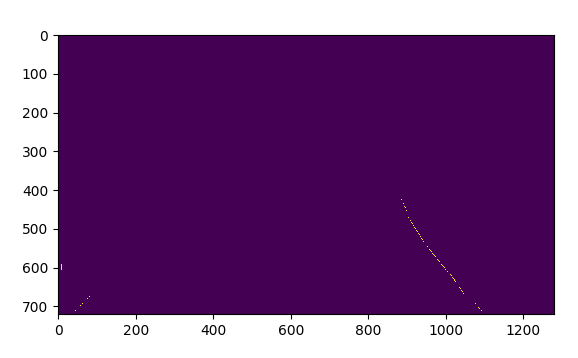
#> input picture data/line.png, 578 x 358 px, found by its file name
$ python lane_offset.py   (older library calls are emulated)
#> lines starting #> are read from the running program, lines starting #| are printed output that depends on the picture
#> further down, img is the input picture: shape (358, 578, 3); mean B, G, R 137.6, 82.5, 127.1
### DrivingZoneDetection/CalculateOffset/calibration.py
# -*- coding: utf-8 -*-

import numpy as np
import cv2
import matplotlib.image as mpimg
import glob
import matplotlib.pyplot as plt
from DrivingZoneDetection.config import Conf


def calib():
    """
    To get an undistorted image, we need camera matrix & distortion coefficient
    Calculate them with 9*6 20 chessboard images
    """
    conf = Conf()
    # Read in and make a list of calibration images
    images = glob.glob(conf.get_attribute('offset', 'calib_img_path'))

    # Array to store object points and image points from all the images

    objpoints = []  # 3D points in real world space
    imgpoints = []  # 2D points in image plane

    # Prepare object points
    objp = np.zeros((6 * 9, 3), np.float32)
    objp[:, :2] = np.mgrid[0:9, 0:6].T.reshape(-1, 2)  # x,y coordinates

    for fname in images:

        img = cv2.imread(fname)
        # Convert to grayscale
        gray = cv2.cvtColor(img, cv2.COLOR_BGR2GRAY)

        # Find the chessboard corners
        ret, corners = cv2.findChessboardCorners(gray, (9, 6), None)

        # If corners are found, add object points, image points
        if ret == True:
            imgpoints.append(corners)
            objpoints.append(objp)
        else:
            continue

    ret, mtx, dist, rvecs, tvecs = cv2.calibrateCamera(objpoints, imgpoints, gray.shape[::-1], None, None)

    return mtx, dist


def undistort(img, mtx, dist):
    """ undistort image """
    return cv2.undistort(img, mtx, dist, None, mtx)


# [29 lines left out: function undistort_calibration, not called in this run]


# [3 lines that do not run on import are left out]

### DrivingZoneDetection/CalculateOffset/utils.py
# -*- coding: utf-8 -*-

import cv2
import numpy as np


def show_img(image, time, windowName):
    cv2.imshow(winname=windowName, mat=image)
    cv2.waitKey(time)


def warp_image(img, src, dst, size):
    """ 透视变换 """
    M = cv2.getPerspectiveTransform(src, dst)
    Minv = cv2.getPerspectiveTransform(dst, src)
    warp_img = cv2.warpPerspective(img, M, size, flags=cv2.INTER_LINEAR)
    # show_img(warp_img, 10000, 'warp')

    return warp_img, M, Minv


# [691 lines left out: functions rad_of_curvature, smoothing, blind_search_l, blind_search, blind_search_r, prev_window_refer_l and 8 more, not called in this run]

### DrivingZoneDetection/CalculateOffset/m_utils.py
# -*- coding: utf-8 -*-

import numpy as np
import cv2
import pickle
from DrivingZoneDetection.CalculateOffset import line, calibration
import matplotlib.pyplot as plt


def sobel_xy(image, kernel):
    return cv2.Sobel(image, cv2.CV_64F, 1, 0, ksize=kernel), \
           cv2.Sobel(image, cv2.CV_64F, 0, 1, ksize=kernel)


# [99 lines left out: functions direction_gradient, m_sobel, magnitude_gradient, gradient_combine, threshold_filter, hls_combine and 2 more, not called in this run]


def store_data(warp_point, is_save=False):
    """
    计算透视参数和畸变系数
    :param warp_point: 透视的四个顶点
    :param is_save: 是否保存数据至文件中
    :return:
    """
    warp_top_left, warp_top_right = warp_point[0], warp_point[1]
    warp_bottom_left, warp_bottom_right = warp_point[2], warp_point[3]

    src = np.float32([warp_bottom_left, warp_top_left, warp_top_right, warp_bottom_right])
    dst = np.float32([(170, 720), (170, 0), (550, 0), (550, 720)])

    mtx, dist = calibration.calib()

    if is_save:
        f = open('temp.pkl', 'wb')
        pickle.dump(mtx, f)
        pickle.dump(dist, f)
        pickle.dump(src, f)
        pickle.dump(dst, f)

        f.close()

    return mtx, dist, src, dst


# [108 lines left out: functions load_data, find_lines, print_vehicle_data, print_line, show_warpp, combine_lane_img, not called in this run]

### DrivingZoneDetection/CalculateOffset/line.py
# -*- coding: utf-8 -*-

import numpy as np


class Line:
    def __init__(self):
        # 在最后一次迭代中是否检测到该行
        self.detected = False
        # 窗口的宽度
        self.window_margin = 56
        # 在最后n次迭代中拟合线的x值
        self.prevX = []
        # 最近拟合多项式系数
        self.current_fit = [np.array([False])]
        # 某些单位线的曲率半径
        self.radius_of_curvature = None
        # starting x_value
        self.startX = None
        # ending x_value
        self.endX = None
        # 检测到的行像素的x值
        self.allx = None
        # y values for detected line pixels
        # 检测到的行像素的y值
        self.ally = None

        # 道路的偏转方向，正值代表向右转，负值代表向左转
        self.road_inf = None
        # 车道线的曲率
        self.curvature = None
        # 车辆偏移百分比，负值代表向左偏移，正值代表向右偏移，0表示车道处于行驶区域的中心
        self.deviation = None

### DrivingZoneDetection/config.py
import configparser
import os


class Conf:
    def __init__(self):
        self.__file = 'settings.conf'
        self.__conf = configparser.RawConfigParser()

        # 如果配置文件存在读取配置文件，若不存在初始化配置文件
        if os.path.exists(self.__file):
            self.__conf.read(self.__file)
        else:
            self.init_all_atrribute()

    def __str__(self):
        return "《常熟理工车联网实验室自动驾驶》--行驶区域感知（车辆偏移计算）-配置模块"

    def init_all_atrribute(self):
        # fcn
        section_fcn = 'fcn'
        self.__conf.add_section(section_fcn)
        # 存放vgg16权重文件的路径
        self.__conf.set(section_fcn, 'vgg16_npy_path', '/media/n6-301/workspace/CslgSelfCar_vision/data/vgg16.npy')
        self.__conf.set(section_fcn, 'cp_file', '/media/n6-301/workspace/CslgSelfCar_vision/data/model.ckpt')

        # 基于fcn的右道路边界识别结果的车辆位置偏移中心线的偏移量计算
        section_offset = 'offset'
        self.__conf.add_section(section_offset)
        # roi区域的上下边界
        self.__conf.set(section_offset, 'roi_y_top', 380)
        self.__conf.set(section_offset, 'roi_y_bottom', 12)
        # 道路的实际宽度
        self.__conf.set(section_offset, 'road_width_real', 546)
        # 图像中道路的偏移量计算采用的y所对应的道路像素宽度
        self.__conf.set(section_offset, 'road_width_img', 994)
        # 计算摄像头畸变系数的棋盘图像
        self.__conf.set(section_offset, 'calib_img_path',
                        '/media/n6-301/workspace/CslgSelfCar_vision/DrivingZoneDetection/CalculateOffset/camera_cal/calibration*.jpg')

        # 写入文件
        with open(self.__file, 'w') as config_file:
            self.__conf.write(config_file)

    def get_attribute(self, section, atb):
        """
        获取对应的section中的attribute
        :param section:
        :param atb:
        :return:
        """
        op = self.__conf.get(section=section, option=atb)
        return op

    def show_all(self):
        pass

### DrivingZoneDetection/CalculateOffset/lane_offset.py
from DrivingZoneDetection.CalculateOffset.utils import *
from DrivingZoneDetection.CalculateOffset import m_utils
import cv2
import os
from DrivingZoneDetection.CalculateOffset.line import Line
import matplotlib.pyplot as plt
from DrivingZoneDetection.config import Conf


class Lane:
    def __init__(self):
        self.conf = Conf()

        # 默认车道宽度3米
        self.LENGTH_ROAD = int(self.conf.get_attribute('offset', 'road_width_real'))
        self.LENGTH_ROAD_IMG = int(self.conf.get_attribute('offset', 'road_width_img'))

        # roi区域的截取大小
        self.roi_y_top = int(self.conf.get_attribute('offset', 'roi_y_top'))
        self.roi_y_bottom = int(self.conf.get_attribute('offset', 'roi_y_bottom'))

        # 车道线数据存储器
        self.left_line = Line()
        self.right_line = Line()

        # 用于透视变换的四个顶点
        self.warp_point = None
        # 透视参数和畸变系数
        self.mtx, self.dist, self.src, self.dst = None, None, None, None

    def init_warp(self, shape):
        self.warp_point = self.auto_warp_p(shape)

        # 如果相机纠正数据和透视数据文件不存在则计算数据并记录否则加载数据
        if not os.path.exists('temp_carla.pkl'):
            # mtx, dist, src, dst = m_utils.store_data([640, 128])
            self.mtx, self.dist, self.src, self.dst = m_utils.store_data(self.warp_point)
        else:
            self.mtx, self.dist, self.src, self.dst = m_utils.load_data()

    @staticmethod
    def auto_warp_p(shape):
        """
        根据shape自动计算透视变换的四点顶点
        :param shape:(h,w)
        :return:
        """

        top_left_p = [shape[1] / 2 - shape[1] / 6, 10]
        top_right_p = [shape[1] / 2 + shape[1] / 6, 10]
        bottom_left_p = [shape[1] / 16, shape[0] - 10]
        bottom_right_p = [shape[1] / 16 * 15, shape[0] - 10]

        return [top_left_p, top_right_p, bottom_left_p, bottom_right_p]

    # [95 lines left out: function get_excursion_l_simple, not called in this run]

    def get_excursion_r_fcn(self, image):
        """
        计算车辆偏移中心线的值
        :param image:
        :return: 偏移中心线的值/cm,<0:right,>0:left
        """

        # 截取出roi区域（图片中含有道路）
        shape = image.shape
#> shape = (358, 578, 3)

        if len(shape) == 3:
            image = cv2.cvtColor(image, cv2.COLOR_BGR2GRAY)
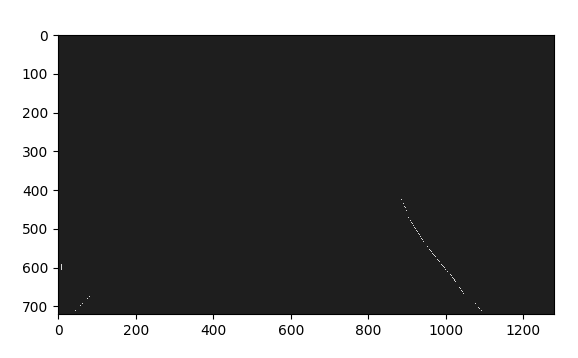
#> image: shape (358, 578); min 0, max 255, mean 101.8

        # roi截取linux
        roi_image = image[self.roi_y_top:shape[0] - self.roi_y_bottom, 0:shape[1]]
#> roi_image = empty array

        if self.warp_point is None:
            self.init_warp(roi_image.shape)
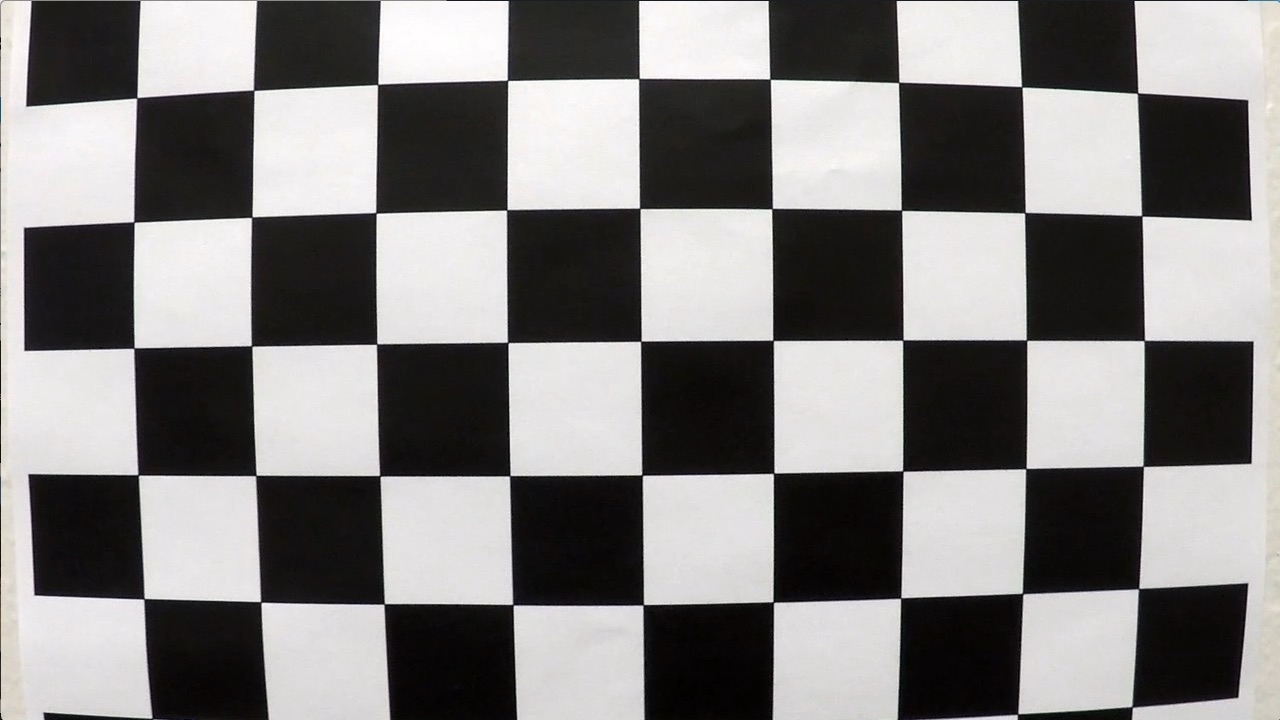
#> input picture DrivingZoneDetection/CalculateOffset/camera_cal/calibration1.jpg, 1280 x 720 px
#> in calib, img is the input picture: shape (720, 1280, 3); mean B, G, R 127.8, 128.4, 130.1
#> in calib, `ret, corners = cv2.findChessboardCorners(gray, (9, 6), None)`: ret = False; corners = None

        # m_utils.show_warpp(roi_image, self.warp_point)

        # 透视图像使图像呈俯视角度
        perspective_image, M, Minv = warp_image(roi_image, src=self.src, dst=self.dst, size=(720, 720))
        perspective_image_color = np.dstack((perspective_image, perspective_image, perspective_image))

        # 寻找车道线
        try:
            find_r_lines(perspective_image, right_lines=self.right_line)
        except Exception as e:
            self.right_line.detected = False
            print("find wrong", e)

        if self.right_line.detected:
            # 将左车道线识别结果绘制到透视后的图像上
            w_color_result = draw_lane_r(perspective_image_color, self.right_line)

            # 将绘制车道线的俯视角度透视成原角度
            color_road = cv2.warpPerspective(w_color_result, Minv, (roi_image.shape[1], roi_image.shape[0]))
            plt.imshow(color_road)
            plt.show()
            # show_img(color_road, 10000, 'color_road')

            # 获取左车道线底部的点坐标
            a = color_road[:, :, 0] > 0
            right_line_bottom = np.where(a == True)
            right_line_bottom = (right_line_bottom[0][0] + self.roi_y_top, right_line_bottom[1][0])
            print('右车道线底部点位：', right_line_bottom)
            '''
            carla
            left_bottom(429,253),right_bottom=(429,670)
            车道宽度为417像素，一半为208
            '''
            '''
            mine
            left_bottom(80,700),right_bottom=(1074,700)
            车道宽度为994像素，一半为497
            '''

            # 将透视回原角度的车道线标注叠加到原图像中
            result = m_utils.combine_lane_img(color_road,
                                              cv2.imread('/media/n6-301/workspace/CslgSelfCar_vision/data/img.jpg'),
                                              self.roi_y_top, self.roi_y_bottom)

            road_center = (right_line_bottom[1] - int(self.LENGTH_ROAD_IMG/2), right_line_bottom[0])

            # 打印当前帧的车道中心点
            cv2.circle(result, road_center, 5, 255)

            # 计算偏移
            py_img = road_center[0] - shape[1] / 2
            # print('偏移像素：', py_img)
            py_real = self.LENGTH_ROAD / self.LENGTH_ROAD_IMG * float(py_img)
            # print('偏移厘米：', py_real)

            if py_real > 5:
                cv2.putText(result, 'Left ' + str(py_real) + ' CM', (50, 50), cv2.FONT_HERSHEY_COMPLEX, 1,
                            255,
                            2)
            elif py_real < -5:
                cv2.putText(result, 'Right ' + str(-py_real) + ' CM', (50, 50), cv2.FONT_HERSHEY_COMPLEX, 1,
                            255, 2)
            else:
                cv2.putText(result, 'Road Center', (50, 50), cv2.FONT_HERSHEY_COMPLEX, 1, (0, 0, 255), 2)

            plt.imshow(result)
            plt.show()
            print(py_real)
            return py_real


if __name__ == '__main__':
    img = cv2.imread('/root/PycharmProjects/CslgSelfCar_Vision/data/line.png')
    lane = Lane()
#> (the run stopped early here; a loop or call above may not have finished)
